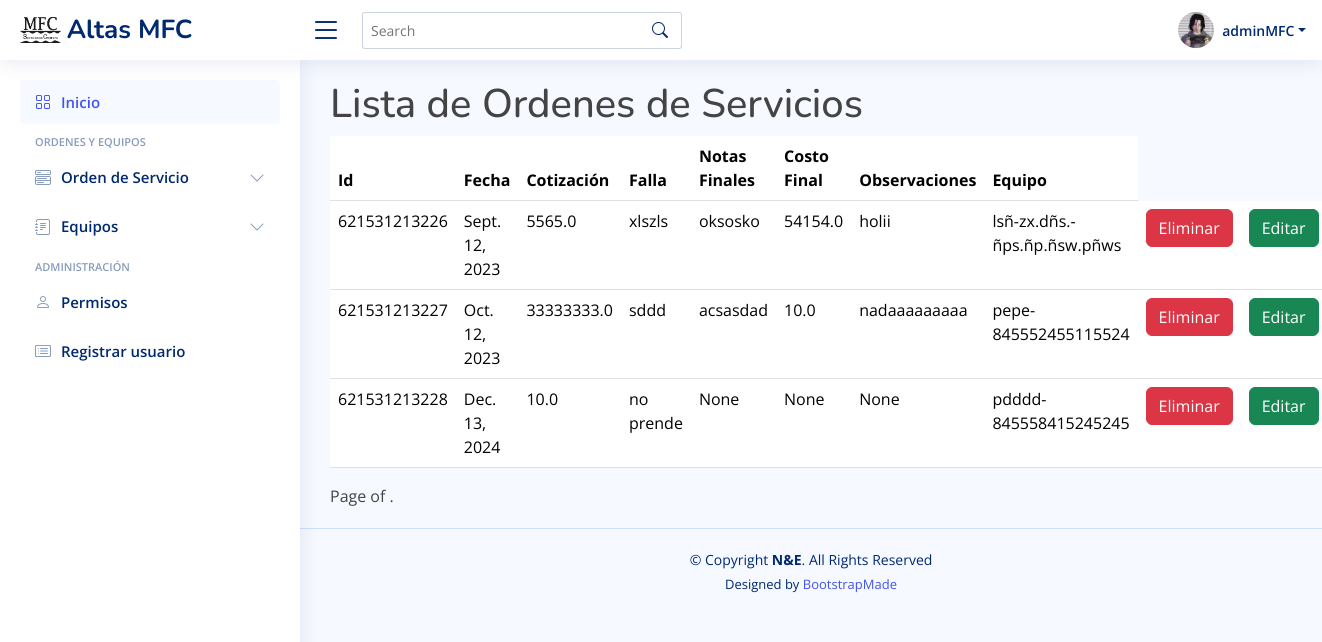
The app's page /servicios/ (signed in), older data.
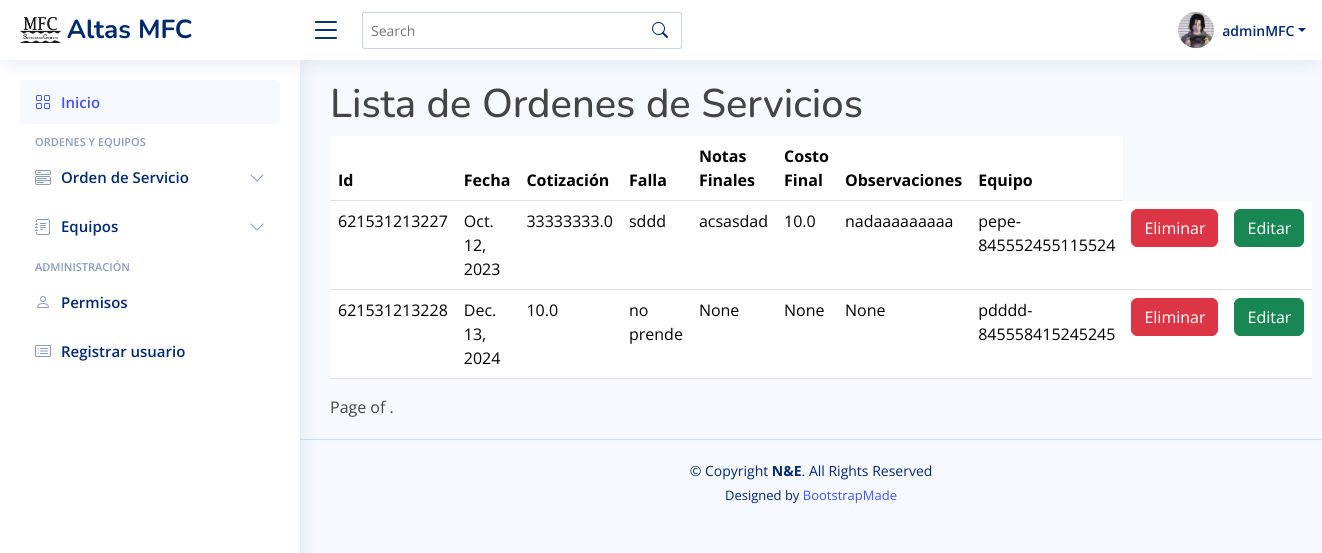
The same page, newer data.
### inicio/models.py (models this page shows)
class OrdenServicio(models.Model):
    id_orden = models.AutoField(null=False, blank=False, primary_key=True)
    fecha_orden = models.DateField(null=False)
    cotizacion = models.FloatField(max_length=5)
    tipo_servicio = models.CharField(max_length=20, null=False)
    falla_equipo = models.CharField(max_length=200, null=False)
    indicaciones_adicionales = models.CharField(max_length=70, null=False)
    servicio_realizado = models.CharField(max_length=150, null=True)
    notas_finales = models.CharField(max_length=150, null=True)
    encargado = models.CharField(max_length=50, null=True)
    partes = models.CharField(max_length=70, null=True)
    fecha_entrega = models.DateField(null=True, blank=True)
    costo_final = models.FloatField(max_length=5.2, null=True)
    observaciones_notas = models.CharField(max_length=50, null=True)
    equipo = models.ForeignKey(
        Equipo, null=False, blank=False, on_delete=models.CASCADE)

class Equipo (models.Model):
    cliente_equipo = models.TextField(max_length=50, null=False)
    telefono_cliente = models.IntegerField(null=False)
    tipo = [
        ('E', 'Escritorio-CPU'),
        ('P', 'Portatil'),
        ('A', 'AIO'),
        ('I', 'Impresora'),
        ('M', 'Multifuncional'),
        ('T', 'Tablet')
    ]
    tipo_equipo = models.TextField(max_length=1, choices=tipo, default='P')
    marca_equipo = models.TextField(max_length=30, null=False)
    modelo_equipo = models.TextField(max_length=30, null=False)
    serial_number = models.TextField(
        max_length=15, null=False, blank=False, unique=True)
    accesorios_equipo = models.TextField(max_length=100, null=True)
    contraseña_equipo = models.TextField(max_length=30, null=True)
    sistema_operativo = models.TextField(max_length=30, null=False)
    def __str__(self):
        return f"{self.cliente_equipo}-{self.serial_number}"

### inicio/views.py (the view)
# urls.py: path('servicios/', views.lista_servicios, name='Servicios'),
@login_required
def lista_servicios(request):
    context = {
        'servicio': OrdenServicio.objects.all()
    }
    return render(request, 'servicios/lista_servicios.html', context)

### inicio/templates/servicios/lista_servicios.html (shortened to what this page needs)
{% extends 'base.html' %}
{% block contenido %}
<h1>Lista de Ordenes de Servicios</h1>
    <table class="table">
        <thead>
            <tr>
                <th>Id</th>
                <th>Fecha</th>
                <th>Cotización</th>
                <th>Falla</th>
                <th>Notas Finales</th>
                <th>Costo Final</th>
                <th>Observaciones</th>
                <th>Equipo</th>
            </tr>
        </thead>
        <tbody>
            {% for servicio in servicio %}
                <tr>
                    <td>{{servicio.id_orden}}</td>
                    <td>{{servicio.fecha_orden}}</td>
                    <td>{{servicio.cotizacion}}</td>
                    <td>{{servicio.falla_equipo}}</td>
                    <td>{{servicio.notas_finales}}</td>
                    <td>{{servicio.costo_final}}</td>
                    <td>{{servicio.observaciones_notas}}</td>
                    <td>{{servicio.equipo}}</td>
                    <td><a class="btn btn-danger" href="eliminarOrden/{{servicio.id_orden}}">Eliminar</a></td>
                    <td><a class="btn btn-success" href="editarOrden/{{servicio.id_orden}}">Editar</a></td>
                </tr>
            {% endfor %}
        </tbody>
    </table>
    <div class="pagination">
        <span class="step-links">
            <span class="current">
                Page {{ page_obj.number }} of {{ page_obj.paginator.num_pages }}.
            </span>
        </span>
    </div>
{% endblock contenido %}

Row changes from the older to the newer data that the page shows:
removed OrdenServicio: id_orden "621531213226", fecha_orden "Sept. 12, 2023", cotizacion "5565.0", falla_equipo "xlszls", notas_finales "oksosko", costo_final "54154.0", observaciones_notas "holii", equipo "lsñ-zx.dñs.-ñps.ñp.ñsw.pñws"
